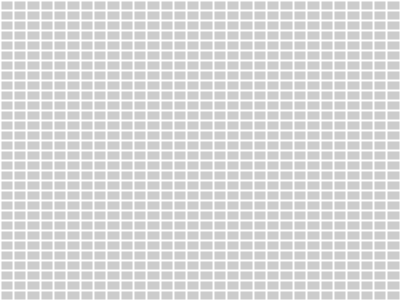
Frame 1 (no input)
Frame 60 (the mouse pressed at the canvas centre just before this capture): identical to frame 1, image omitted
Frame 120 (the mouse held since frame 60 and released just before this capture): identical to frame 1, image omitted

The Processing sketch that drew this single still picture (run headless with seeded random() and noise(); from frame 60 on, the mouse is pressed at the canvas centre):

// Processing sketch: gridDraw
// ── gridDraw.pde
float x = 0;
float y = 0;
float xSpacing;
float xNumberLines = 30;
float xStrokeWeight = 2;
float a = 0;

float ySpacing;
float yNumberLines = 30;
float yStrokeWeight = 2;
float b = 0;

void setup() {
  size(400, 300);
  
  //Calculate x spacing
  xSpacing = (width / (xNumberLines));
  ySpacing = (height / (yNumberLines));
}

void draw() {
  stroke(255);
  strokeWeight(xStrokeWeight);
  
  while(a <= xNumberLines) {
    line(x, 0, x, height);
    x = x + xSpacing;
    a++;
  }
  
  while(b <= yNumberLines) {
    line(0, y, width, y);
    y = y + ySpacing;
    b++;
  }
}
